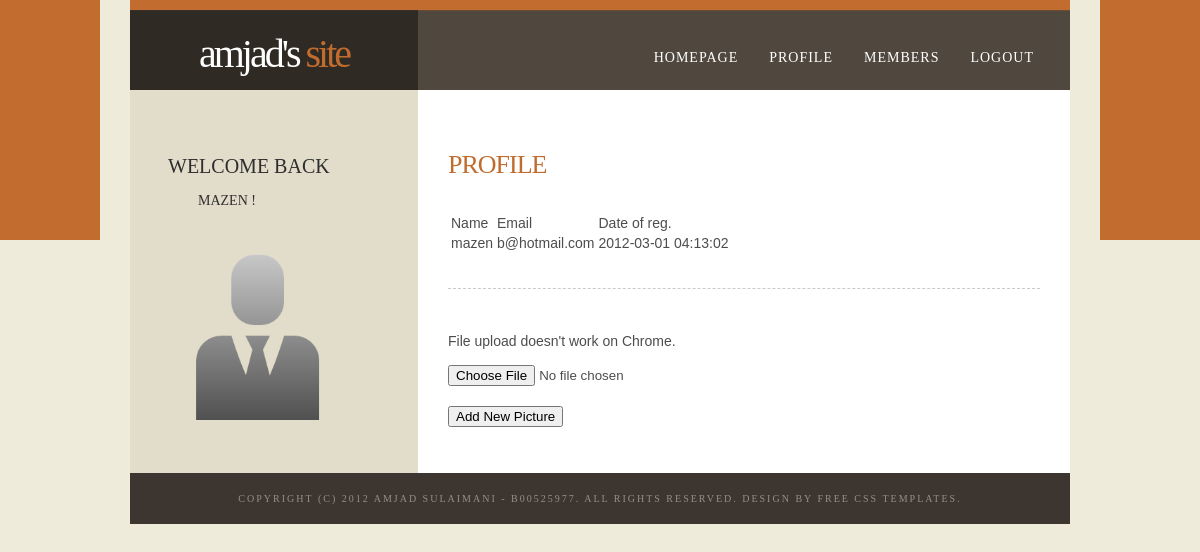
Page /profile.php (signed in) on the committed database.
### tables this page shows
CREATE TABLE `a3_user_info` (
  `u_id` int(10) NOT NULL auto_increment,
  `username` varchar(55) default NULL,
  `email` varchar(55) default NULL,
  `pass` varchar(100) default NULL,
  `avatar` varchar(255) default 'uploads/default_avatar.jpg',
  `registration_date` timestamp NOT NULL default CURRENT_TIMESTAMP,
  PRIMARY KEY  (`u_id`)
);

### profile.php (the view, shortened to what this page needs)
<?php
	require_once('includes/config.php');
	$link = mysqli_connect($db_host, $db_user, $db_pass, $db_name) or die('Your DB connection is misconfigured. Enter the correct values and try again.');
?>
<!DOCTYPE html PUBLIC "-//W3C//DTD XHTML 1.0 Strict//EN" "http://www.w3.org/TR/xhtml1/DTD/xhtml1-strict.dtd">
<html xmlns="http://www.w3.org/1999/xhtml">
<head>
<link href="css/style.css" rel="stylesheet" type="text/css" media="screen" />
</head>
<body>
<div id="wrapper">
	<div id="wrapper2">
		<div id="header" class="container">
			<div id="logo">
				<h1><a href="index.php">Amjad's <span> site</span></a></h1>
			</div>
			<div id="menu">
				<ul>
					<?php include('includes/menu.php'); ?>
				</ul>
			</div>
		</div>
		<div id="page">
			<div id="content">
				<div class="post">
					<h2 class="title"><a href="#">Profile </a></h2>
					<div style="clear: both;">&nbsp;</div>
					<div class="entry">
						<p><div>
    <?php
		$query = "SELECT * FROM a3_user_info WHERE u_id = '".$_SESSION['user_id']."'";
		$result = mysqli_query($link, $query);
		echo "<table>";
		echo "<td>Name</td>";
		echo "<td>Email</td>";
		echo "<td>Date of reg.</td>";
		while ($row = mysqli_fetch_assoc($result)) {
			echo "<tr>";
			echo "<td>".$row['username']."</td>";
			echo "<td>".$row['email']."</td>";
			echo "<td>".$row['registration_date']."</td>";
			$image = "<h2><td><img src='".$row['avatar']."' height='180' width='180'/></td></h2>";
			echo "</tr>";
		}
		echo "</table>";
		?>
</div>
			?>  </p>
					</div>
				</div>
				<div style="clear: both;">&nbsp;</div>
				<form action="profile.php" method="post" id="add_picture" enctype="multipart/formdata">
					<p>
						File upload doesn't work on Chrome.<br />
						<input type="file" name="picture" id="picture" />
					</p>
					<input type="submit" value="Add New Picture" name="add_picture_button" />
				</form>
			</div>
			<div id="sidebar">
				<ul>
					<li>
						<div id="search" >
								<div>
								<?php
									if (isset($_SESSION['user_email']) && isset($_SESSION['user_id'])) {
										echo "<h2>Welcome back<p>".$_SESSION['user_name']." !</p></h2>";
										echo $image;
									}
									?>
								</div>
						</div>
						<div style="clear: both;">&nbsp;</div>
					</li>
				</ul>
			</div>
			<div style="clear: both;">&nbsp;</div>
		</div>
		<div id="footer">
			<p>Copyright (c) 2012 Amjad Sulaimani - B00525977. All rights reserved. Design by <a href="http://www.freecsstemplates.org/">Free CSS Templates</a>.</p>
		</div>
	</div>
</div>
</body>
</html>

### css/style.css (style rules this page uses)
body { margin: 0; padding: 0; background: #EEEBDA url(../images/img01.jpg) repeat-x left top; font-family: Arial, Helvetica, sans-serif; font-size: 14px; color: #4D4D4D; }
h1, h2, h3 { margin: 0; padding: 0; font-weight: normal; font-family: 'Arvo', serif; color: #056303; }
h1 { font-size: 2em; }
h2 { font-size: 2.8em; }
p, ul, ol { margin-top: 0; line-height: 240%; }
a { text-decoration: none; color: #C16C2F; }
#wrapper { background: url(../images/img03.jpg) repeat-y center top; }
#wrapper2 { background: url(../images/img02.jpg) no-repeat center top; }
.container { width: 1000px; margin: 0px auto; }
#header { width: 940px; height: 100px; margin: 0px auto; padding: 0px; }
#logo { float: left; width: 288px; height: 100px; margin: 0; padding: 0; color: #FFFFFF; }
#logo h1 { padding: 30px 0px 0px 0px; letter-spacing: -3px; text-align: center; text-transform: lowercase; font-size: 40px; }
#logo h1 span { color: #C16C2F; }
#logo h1 a { color: #FFFFFF; }
#logo a { border: none; background: none; text-decoration: none; color: #000000; }
#search { float: right; width: 280px; height: 60px; padding: 20px 0px 0px 0px; }
#menu { float: right; width: 652px; height: 100px; margin: 0px auto; padding: 0px; }
#menu ul { float: right; margin: 0; padding: 50px 20px 0px 0px; list-style: none; line-height: normal; }
#page { width: 940px; margin: 0px auto; padding: 30px 0px; }
#content { float: right; width: 592px; padding: 0px 30px; }
.post { overflow: hidden; margin-bottom: 20px; border-bottom: 1px dashed #CACACA; }
.post .title { margin: 0px; padding: 7px 0px 0px 0px; letter-spacing: -1px; }
.post .title a { border: none; letter-spacing: 1px; letter-spacing: -1px; text-align: left; text-transform: uppercase; font-size: 26px; font-weight: normal; color: #C16C2F; }
.post .entry { padding: 0px 0px 30px 0px; padding-bottom: 20px; text-align: justify; }
#sidebar { float: left; width: 288px; margin: 0px; color: #726B63; }
#sidebar ul { margin: 0; padding: 0; list-style: none; }
#sidebar li { margin: 0; padding: 0; }
#sidebar h2 { margin: 0px; padding: 0px 0px 10px 0px; padding-left: 30px; text-align: left; text-transform: uppercase; font-size: 20px; font-weight: normal; color: #2E2E2E; }
#sidebar p { margin: 0 0px; padding: 0px 30px 20px 30px; text-align: justify; font-size: 14px; }
#footer { width: 940px; margin: 0px auto; padding: 20px 0px; background: #3D3630; color: #949085; }
#footer p { margin: 0; line-height: normal; letter-spacing: 2px; text-align: center; text-decoration: none; text-align: center; text-transform: uppercase; font-family: 'Arvo', serif; font-weight: normal; font-size: 10px; }
#footer a { color: #949085; }

### rows in the picture
a3_user_info: username "mazen", email "b@hotmail.com", registration_date "2012-03-01 04:13:02", avatar (picture)

### other values in the picture
$_SESSION['user_name'] "MAZEN"
